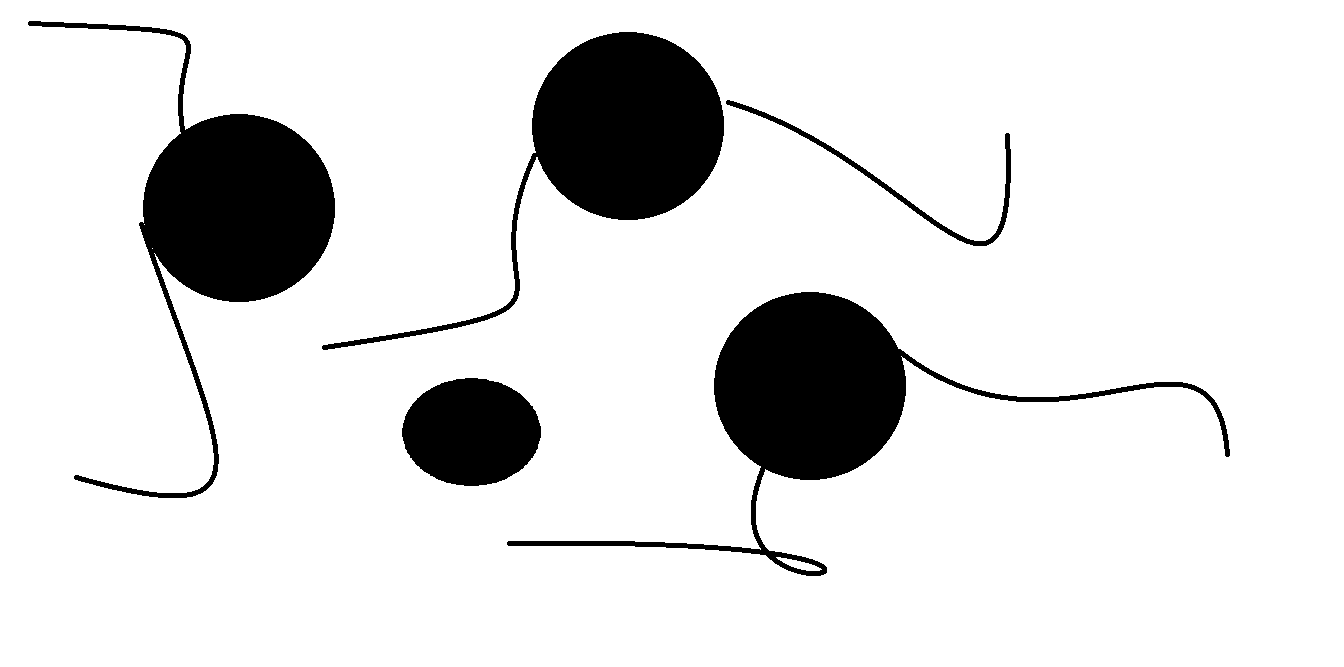
//> input picture OPENCV Lesson 1/OPENCV Lesson 1/Resources/ballstripes.png, 1344 x 667 px
$ ./Opdracht_2.3   (built with g++ and OpenCV 4)
//> lines starting //> are read from the running program, lines starting //| are printed output that depends on the picture; after the words box and inside, x2 and y2 are one past the last pixel; in counts of white or black regions, pixels touching at a corner belong together
#include <opencv2/imgcodecs.hpp>
#include <opencv2/highgui.hpp>
#include <opencv2/imgproc.hpp>
#include <iostream>

using namespace cv;
using namespace std;

void main() {

	string path = "Resources/ballstripes.png";
	Mat img = imread(path);
//> img is the input picture: 667 rows x 1344 cols, CV_8UC3; 87.9% white; 5 black regions, box (x1, y1, x2, y2) and area: (507, 292, 1230, 576) 32600, (28, 21, 335, 498) 31643, (322, 32, 724, 350) 30075, (402, 378, 541, 486) 11679, (726, 100, 1011, 246) 2084
	Mat imgBW, imgCanny, imgErosion, kernel, imgOpening;
	cvtColor(img, imgBW, COLOR_BGR2GRAY);
	threshold(imgBW, imgCanny, 127, 255, THRESH_BINARY);

	kernel = getStructuringElement(MORPH_RECT, Size(30, 30));
	dilate(imgCanny, imgErosion, kernel);
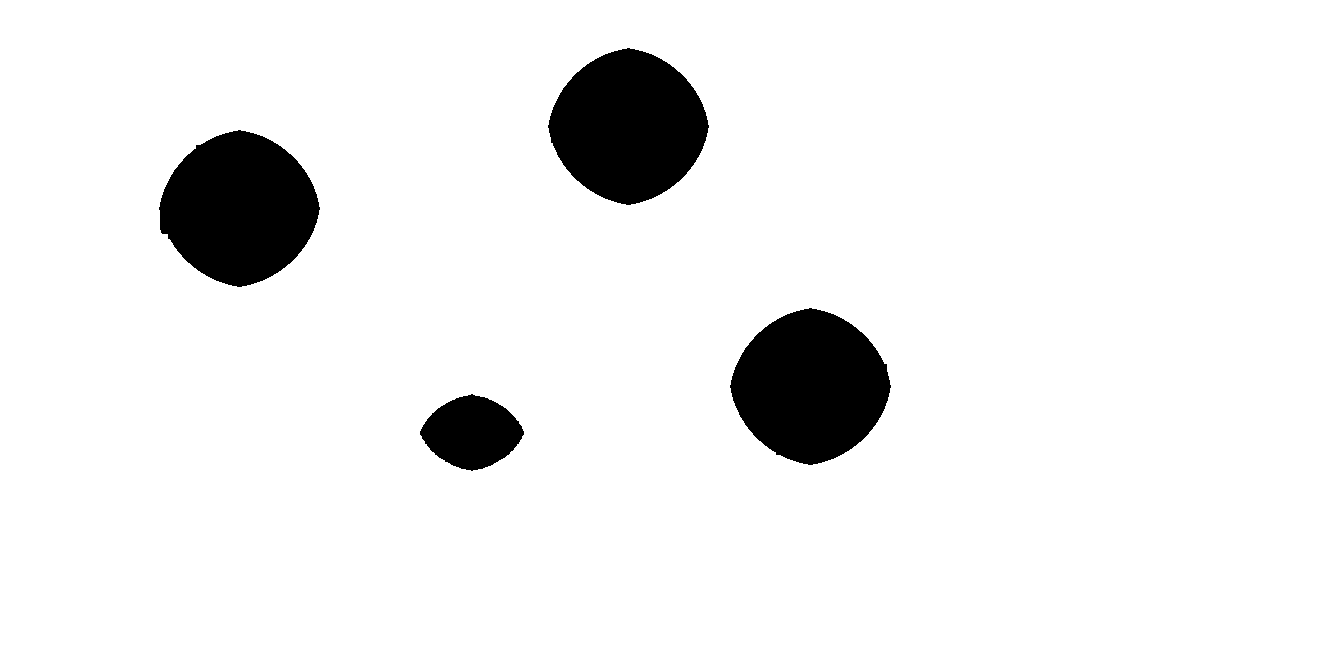
//> imgErosion: 667 rows x 1344 cols, CV_8UC1; 93.3% white; 4 black regions, box (x1, y1, x2, y2) and area: (159, 130, 320, 287) 18259, (730, 308, 891, 465) 18202, (548, 48, 709, 205) 18191, (420, 394, 524, 471) 5456
	erode( imgErosion, imgOpening, kernel);
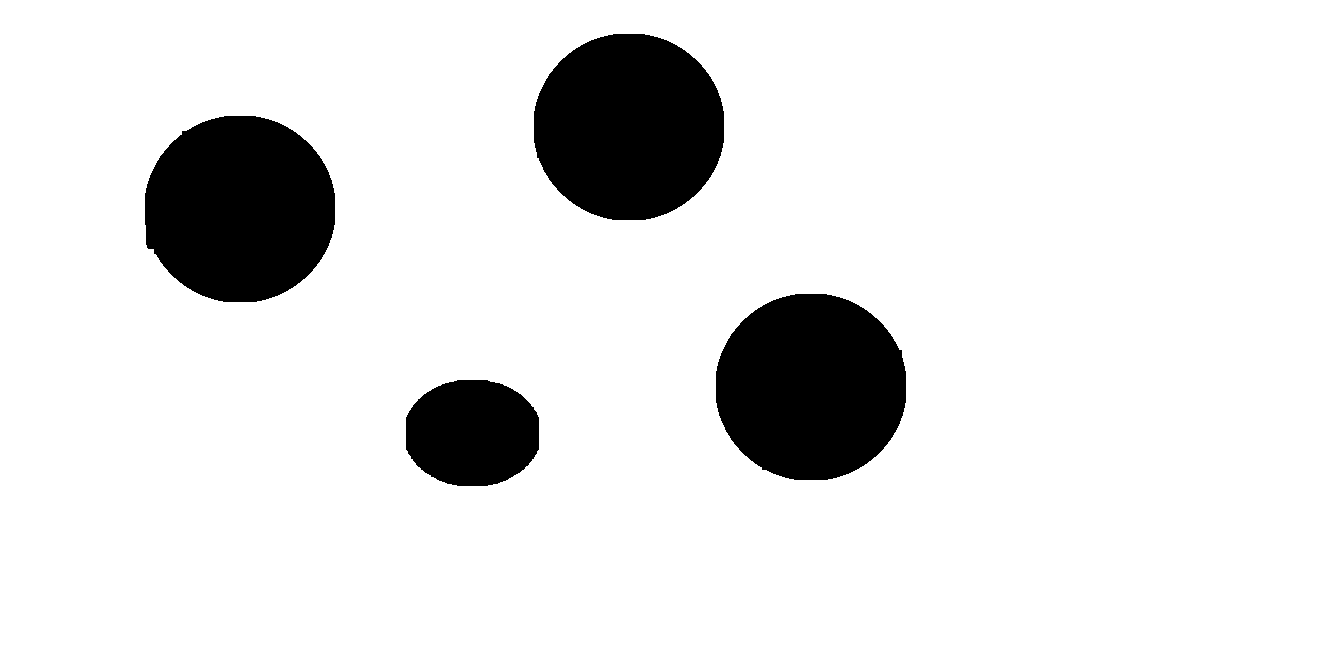
//> imgOpening: 667 rows x 1344 cols, CV_8UC1; 89.2% white; 4 black regions, box (x1, y1, x2, y2) and area: (145, 116, 335, 302) 28322, (716, 294, 906, 480) 28265, (534, 34, 724, 220) 28254, (406, 380, 539, 486) 11546


	while (true) {
		imshow("Image", img);
		imshow("Image HSV", imgErosion);
		imshow("Image Mask", kernel);
		waitKey(1);
	}

}
